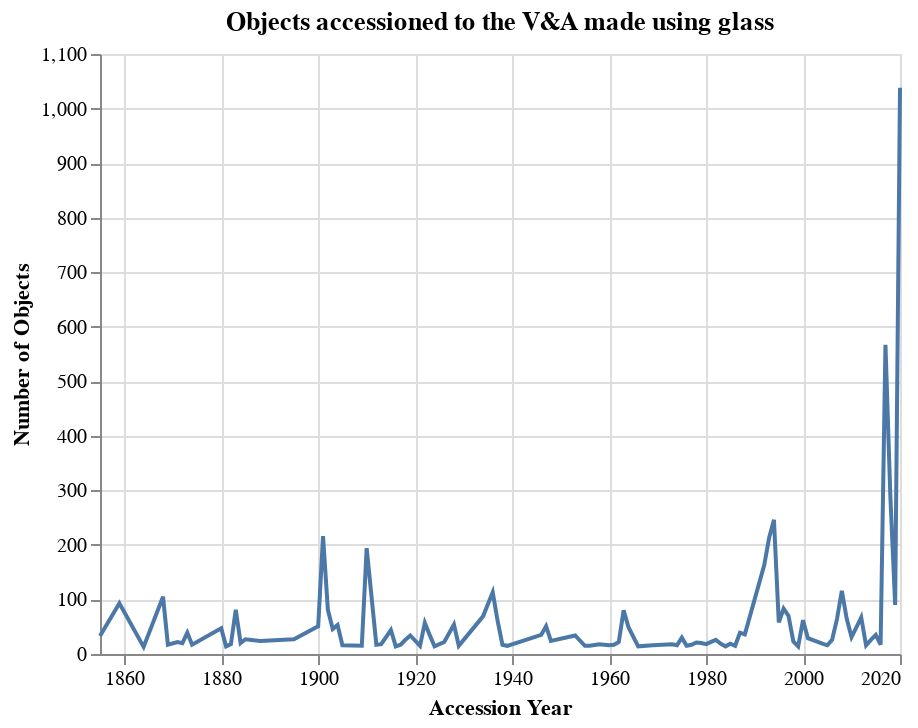

The notebook cell this image was saved under:
### Markdown cell above
## Artgram for objects using glass accessioned to the collection

Let's look at objects accessioned to the V&A colletion that contain glass (picking a material at random)

### Code cell
import requests
import altair as alt
import pandas as pd

req = requests.get('https://api.vam.ac.uk/v2/objects/clusters/accession_year/search?id_material=AAT10797&cluster_size=100')
glass_df = pd.DataFrame(req.json())
glass_df.rename(columns={'value': 'Accession Year', 'count': 'Number of Objects'}, inplace=True)

line = alt.Chart(glass_df).mark_line().encode(
    x='Accession Year:T',
   y='Number of Objects:Q'
)

line.properties(title="Objects accessioned to the V&A made using glass")

### Figure 1 — Vega-Lite specification as saved in the notebook (floating-point values rounded to 4 significant figures)
{"config": {"view": {"continuousWidth": 400, "continuousHeight": 300}}, "data": {"name": "data-9ff8aed6a009d2237e1690179fa8fbd7"}, "mark": "line", "encoding": {"x": {"type": "temporal", "field": "Accession Year"}, "y": {"type": "quantitative", "field": "Number of Objects"}}, "title": "Objects accessioned to the V&A made using glass", "$schema": "https://vega.github.io/schema/vega-lite/v4.8.1.json", "datasets": {"data-9ff8aed6a009d2237e1690179fa8fbd7": [{"id": "2020", "Accession Year": "2020", "Number of Objects": 1038, "count_max_error": 0}, {"id": "2017", "Accession Year": "2017", "Number of Objects": 567, "count_max_error": 0}, {"id": "2018", "Accession Year": "2018", "Number of Objects": 291, "count_max_error": 0}, {"id": "1994", "Accession Year": "1994", "Number of Objects": 246, "count_max_error": 0}, {"id": "1901", "Accession Year": "1901", "Number of Objects": 216, "count_max_error": 0}, {"id": "1993", "Accession Year": "1993", "Number of Objects": 213, "count_max_error": 0}, {"id": "1910", "Accession Year": "1910", "Number of Objects": 194, "count_max_error": 0}, {"id": "1992", "Accession Year": "1992", "Number of Objects": 163, "count_max_error": 0}, {"id": "2008", "Accession Year": "2008", "Number of Objects": 116, "count_max_error": 0}, {"id": "1936", "Accession Year": "1936", "Number of Objects": 113, "count_max_error": 0}, {"id": "1868", "Accession Year": "1868", "Number of Objects": 105, "count_max_error": 0}, {"id": "1859", "Accession Year": "1859", "Number of Objects": 93, "count_max_error": 0}, {"id": "2019", "Accession Year": "2019", "Number of Objects": 90, "count_max_error": 0}, {"id": "1996", "Accession Year": "1996", "Number of Objects": 83, "count_max_error": 0}, {"id": "1883", "Accession Year": "1883", "Number of Objects": 81, "count_max_error": 0}, {"id": "1902", "Accession Year": "1902", "Number of Objects": 81, "count_max_error": 0}, {"id": "1963", "Accession Year": "1963", "Number of Objects": 80, "count_max_error": 0}, {"id": "1997", "Accession Year": "1997", "Number of Objects": 70, "count_max_error": 0}, {"id": "1934", "Accession Year": "1934", "Number of Objects": 69, "count_max_error": 0}, {"id": "2012", "Accession Year": "2012", "Number of Objects": 67, "count_max_error": 0}, {"id": "2009", "Accession Year": "2009", "Number of Objects": 65, "count_max_error": 0}, {"id": "2007", "Accession Year": "2007", "Number of Objects": 64, "count_max_error": 0}, {"id": "2000", "Accession Year": "2000", "Number of Objects": 62, "count_max_error": 0}, {"id": "1937", "Accession Year": "1937", "Number of Objects": 61, "count_max_error": 0}, {"id": "1995", "Accession Year": "1995", "Number of Objects": 58, "count_max_error": 0}, {"id": "1922", "Accession Year": "1922", "Number of Objects": 57, "count_max_error": 0}, {"id": "1928", "Accession Year": "1928", "Number of Objects": 54, "count_max_error": 0}, {"id": "1904", "Accession Year": "1904", "Number of Objects": 53, "count_max_error": 0}, {"id": "1900", "Accession Year": "1900", "Number of Objects": 51, "count_max_error": 0}, {"id": "1947", "Accession Year": "1947", "Number of Objects": 51, "count_max_error": 0}, {"id": "1964", "Accession Year": "1964", "Number of Objects": 49, "count_max_error": 0}, {"id": "2011", "Accession Year": "2011", "Number of Objects": 49, "count_max_error": 0}, {"id": "1880", "Accession Year": "1880", "Number of Objects": 47, "count_max_error": 0}, {"id": "1903", "Accession Year": "1903", "Number of Objects": 46, "count_max_error": 0}, {"id": "1915", "Accession Year": "1915", "Number of Objects": 44, "count_max_error": 0}, {"id": "1873", "Accession Year": "1873", "Number of Objects": 39, "count_max_error": 0}, {"id": "1987", "Accession Year": "1987", "Number of Objects": 39, "count_max_error": 0}, {"id": "1988", "Accession Year": "1988", "Number of Objects": 36, "count_max_error": 0}, {"id": "1923", "Accession Year": "1923", "Number of Objects": 35, "count_max_error": 0}, {"id": "1946", "Accession Year": "1946", "Number of Objects": 35, "count_max_error": 0}, {"id": "2015", "Accession Year": "2015", "Number of Objects": 35, "count_max_error": 0}, {"id": "1919", "Accession Year": "1919", "Number of Objects": 34, "count_max_error": 0}, {"id": "1953", "Accession Year": "1953", "Number of Objects": 34, "count_max_error": 0}, {"id": "1855", "Accession Year": "1855", "Number of Objects": 33, "count_max_error": 0}, {"id": "2010", "Accession Year": "2010", "Number of Objects": 31, "count_max_error": 0}, {"id": "1975", "Accession Year": "1975", "Number of Objects": 30, "count_max_error": 0}, {"id": "2001", "Accession Year": "2001", "Number of Objects": 29, "count_max_error": 0}, {"id": "1885", "Accession Year": "1885", "Number of Objects": 27, "count_max_error": 0}, {"id": "1895", "Accession Year": "1895", "Number of Objects": 27, "count_max_error": 0}, {"id": "1918", "Accession Year": "1918", "Number of Objects": 26, "count_max_error": 0}, {"id": "1982", "Accession Year": "1982", "Number of Objects": 26, "count_max_error": 0}, {"id": "2006", "Accession Year": "2006", "Number of Objects": 26, "count_max_error": 0}, {"id": "2014", "Accession Year": "2014", "Number of Objects": 26, "count_max_error": 0}, {"id": "1888", "Accession Year": "1888", "Number of Objects": 24, "count_max_error": 0}, {"id": "1948", "Accession Year": "1948", "Number of Objects": 24, "count_max_error": 0}, {"id": "1998", "Accession Year": "1998", "Number of Objects": 23, "count_max_error": 0}, {"id": "1871", "Accession Year": "1871", "Number of Objects": 22, "count_max_error": 0}, {"id": "1926", "Accession Year": "1926", "Number of Objects": 22, "count_max_error": 0}, {"id": "1962", "Accession Year": "1962", "Number of Objects": 22, "count_max_error": 0}, {"id": "1978", "Accession Year": "1978", "Number of Objects": 21, "count_max_error": 0}, {"id": "1872", "Accession Year": "1872", "Number of Objects": 20, "count_max_error": 0}, {"id": "1884", "Accession Year": "1884", "Number of Objects": 20, "count_max_error": 0}, {"id": "1979", "Accession Year": "1979", "Number of Objects": 20, "count_max_error": 0}, {"id": "1983", "Accession Year": "1983", "Number of Objects": 19, "count_max_error": 0}, {"id": "1985", "Accession Year": "1985", "Number of Objects": 19, "count_max_error": 0}, {"id": "2004", "Accession Year": "2004", "Number of Objects": 19, "count_max_error": 0}, {"id": "1882", "Accession Year": "1882", "Number of Objects": 18, "count_max_error": 0}, {"id": "1913", "Accession Year": "1913", "Number of Objects": 18, "count_max_error": 0}, {"id": "1958", "Accession Year": "1958", "Number of Objects": 18, "count_max_error": 0}, {"id": "1973", "Accession Year": "1973", "Number of Objects": 18, "count_max_error": 0}, {"id": "1980", "Accession Year": "1980", "Number of Objects": 18, "count_max_error": 0}, {"id": "1869", "Accession Year": "1869", "Number of Objects": 17, "count_max_error": 0}, {"id": "1874", "Accession Year": "1874", "Number of Objects": 17, "count_max_error": 0}, {"id": "1912", "Accession Year": "1912", "Number of Objects": 17, "count_max_error": 0}, {"id": "1917", "Accession Year": "1917", "Number of Objects": 17, "count_max_error": 0}, {"id": "1938", "Accession Year": "1938", "Number of Objects": 17, "count_max_error": 0}, {"id": "1961", "Accession Year": "1961", "Number of Objects": 17, "count_max_error": 0}, {"id": "1977", "Accession Year": "1977", "Number of Objects": 17, "count_max_error": 0}, {"id": "2016", "Accession Year": "2016", "Number of Objects": 17, "count_max_error": 0}, {"id": "1905", "Accession Year": "1905", "Number of Objects": 16, "count_max_error": 0}, {"id": "1960", "Accession Year": "1960", "Number of Objects": 16, "count_max_error": 0}, {"id": "1969", "Accession Year": "1969", "Number of Objects": 16, "count_max_error": 0}, {"id": "1974", "Accession Year": "1974", "Number of Objects": 16, "count_max_error": 0}, {"id": "2005", "Accession Year": "2005", "Number of Objects": 16, "count_max_error": 0}, {"id": "2013", "Accession Year": "2013", "Number of Objects": 16, "count_max_error": 0}, {"id": "1909", "Accession Year": "1909", "Number of Objects": 15, "count_max_error": 0}, {"id": "1921", "Accession Year": "1921", "Number of Objects": 15, "count_max_error": 0}, {"id": "1929", "Accession Year": "1929", "Number of Objects": 15, "count_max_error": 0}, {"id": "1939", "Accession Year": "1939", "Number of Objects": 15, "count_max_error": 0}, {"id": "1955", "Accession Year": "1955", "Number of Objects": 15, "count_max_error": 0}, {"id": "1956", "Accession Year": "1956", "Number of Objects": 15, "count_max_error": 0}, {"id": "1976", "Accession Year": "1976", "Number of Objects": 15, "count_max_error": 0}, {"id": "1986", "Accession Year": "1986", "Number of Objects": 15, "count_max_error": 0}, {"id": "1881", "Accession Year": "1881", "Number of Objects": 14, "count_max_error": 0}, {"id": "1916", "Accession Year": "1916", "Number of Objects": 14, "count_max_error": 0}, {"id": "1924", "Accession Year": "1924", "Number of Objects": 14, "count_max_error": 0}, {"id": "1966", "Accession Year": "1966", "Number of Objects": 14, "count_max_error": 0}, {"id": "1984", "Accession Year": "1984", "Number of Objects": 14, "count_max_error": 0}, {"id": "1999", "Accession Year": "1999", "Number of Objects": 14, "count_max_error": 0}, {"id": "1864", "Accession Year": "1864", "Number of Objects": 13, "count_max_error": 0}]}}
